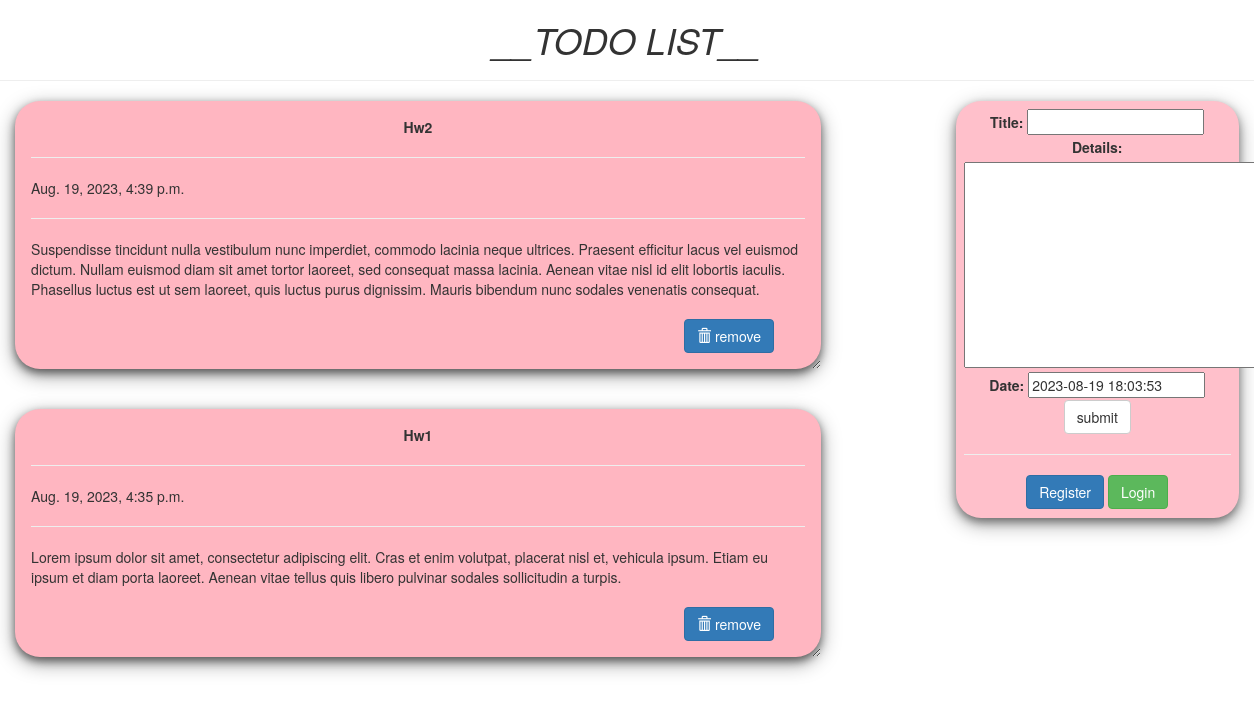
The page / on the database its author committed.
### todo/models.py (models this page shows, shortened)
class Todo(models.Model):
    title = models.CharField(max_length=100)
    details = models.TextField()
    date = models.DateTimeField(default=timezone.now)

### todo/views.py (the view)
# urls.py: path('', views.index, name='index'),
def index(request):
    item_list = Todo.objects.order_by("-date")
    if request.method == "POST":
        form = TodoForm(request.POST)
        if form.is_valid():
            form.save()
            return redirect('todo')
    form = TodoForm()
    page = {
        "forms": form,
        "list": item_list,
        "title": "TODO LIST",
    }
    return render(request, 'todo/index.html', page)

### todo/forms.py
class TodoForm(forms.ModelForm):
    class Meta:
        model = Todo
        fields = "__all__"

### todo/templates/todo/index.html (shortened to what this page needs)
<!DOCTYPE html>
<html lang="en" dir="ltr">
<head>
  <link rel="stylesheet" href="https://maxcdn.bootstrapcdn.com/bootstrap/3.3.7/css/bootstrap.min.css">
</head>
<body  class="container-fluid">
  <center class="row">
    <h1><i>__TODO LIST__</i></h1>
    <hr />
  </center>
  <div class="row">
    <div class="col-md-8">
      {% for i in list %}
      <div class="card">
        <center><b>{{i.title}}</b></center>
        <hr/>
        {{i.date}}
        <hr/>
        {{i.details}}
        <br />
        <br />
        <form action="/del/{{i.id}}" method="POST" style=" padding-right: 4%; padding-bottom: 3%;">
          <button value="remove" type="submit"  class="btn btn-primary" style="float: right;"><span class="glyphicon glyphicon-trash"></span>   remove</button>
        </form>
      </div>
      {% endfor%}
    </div>
    <div class="col-md-1"> </div>
    <div class="col-md-3" >
      <div  class="submit_form">
      <form  method="POST">
        {{forms}}
        <center>
        <input type="submit" class="btn btn-default" value="submit" />
        </center>
    </form>
    <hr>
        {% if request.user.is_authenticated %}
        <div class="text-center">
            {{ request.user.username }}
            <a href="/logout" class="btn btn-success">Logout</a>
        </div>
        {% else %}
        <div class="text-center">
            <a href="/register" class="btn btn-primary">Register</a>
            <a href="/login" class="btn btn-success">Login</a>
        </div>
        {% endif %}
    </div>
    </div>
</div>
</body>
</html>

### todo/templates/todo/index.html (style rules this page uses)
.card { box-shadow: 0 4px 8px 0 rgba(0,0,0,0.5), 0 6px 20px 0 rgba(0,0,0,0.39); background: lightpink; margin-bottom : 5%; border-radius: 25px; padding : 2%; overflow: auto; resize: both; text-overflow: ellipsis; }
.submit_form { text-align: center; padding: 3%; background: pink; border-radius: 25px; box-shadow: 0 4px 8px 0 rgba(0,0,0,0.4), 0 6px 20px 0 rgba(0,0,0,0.36); }

### rows shown on the page
Todo: title "Hw2", date "Aug. 19, 2023, 4:39 p.m.", details "Suspendisse tincidunt nulla vestibulum nunc imperdiet, commodo lacinia neque ultrices. Praesent efficitur lacus vel euismod dictum. Nullam euismod diam sit amet tortor laoreet, sed consequat massa lacinia. Aenean vitae nisl id elit lobortis iaculis. Phasellus luctus est ut sem laoreet, quis luctus purus dignissim. Mauris bibendum nunc sodales venenatis consequat."
Todo: title "Hw1", date "Aug. 19, 2023, 4:35 p.m.", details "Lorem ipsum dolor sit amet, consectetur adipiscing elit. Cras et enim volutpat, placerat nisl et, vehicula ipsum. Etiam eu ipsum et diam porta laoreet. Aenean vitae tellus quis libero pulvinar sodales sollicitudin a turpis."
